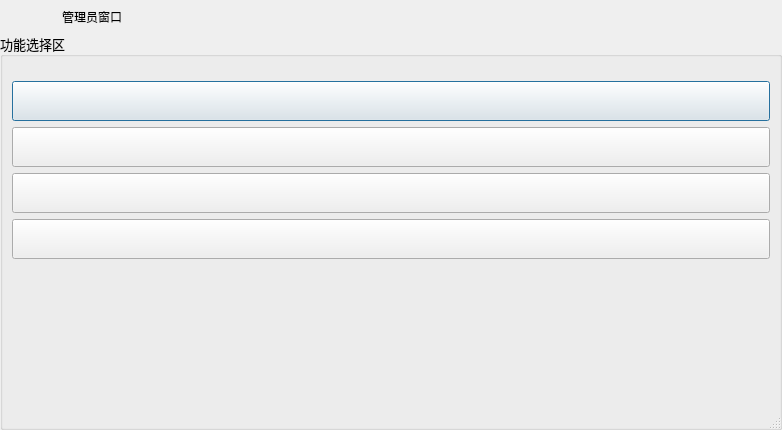
<?xml version="1.0" encoding="UTF-8"?>
<ui version="4.0">
 <class>AdminerDialog</class>
 <widget class="QDialog" name="AdminerDialog">
  <property name="geometry">
   <rect>
    <x>0</x>
    <y>0</y>
    <width>782</width>
    <height>430</height>
   </rect>
  </property>
  <property name="windowTitle">
   <string>系统管理员窗口</string>
  </property>
  <property name="sizeGripEnabled">
   <bool>true</bool>
  </property>
  <layout class="QVBoxLayout" name="verticalLayout">
   <property name="spacing">
    <number>0</number>
   </property>
   <property name="leftMargin">
    <number>0</number>
   </property>
   <property name="topMargin">
    <number>0</number>
   </property>
   <property name="rightMargin">
    <number>0</number>
   </property>
   <property name="bottomMargin">
    <number>0</number>
   </property>
   <item>
    <widget class="QWidget" name="widget_title" native="true">
     <property name="sizePolicy">
      <sizepolicy hsizetype="Preferred" vsizetype="Fixed">
       <horstretch>0</horstretch>
       <verstretch>0</verstretch>
      </sizepolicy>
     </property>
     <property name="minimumSize">
      <size>
       <width>100</width>
       <height>33</height>
      </size>
     </property>
     <layout class="QHBoxLayout" name="horizontalLayout_2">
      <property name="spacing">
       <number>0</number>
      </property>
      <property name="leftMargin">
       <number>0</number>
      </property>
      <property name="topMargin">
       <number>0</number>
      </property>
      <property name="rightMargin">
       <number>0</number>
      </property>
      <property name="bottomMargin">
       <number>0</number>
      </property>
      <item>
       <widget class="QPushButton" name="btn_Icon">
        <property name="enabled">
         <bool>false</bool>
        </property>
        <property name="font">
         <font>
          <pointsize>15</pointsize>
         </font>
        </property>
        <property name="focusPolicy">
         <enum>Qt::NoFocus</enum>
        </property>
        <property name="text">
         <string/>
        </property>
        <property name="flat">
         <bool>true</bool>
        </property>
       </widget>
      </item>
      <item>
       <widget class="QLabel" name="lab_Title">
        <property name="sizePolicy">
         <sizepolicy hsizetype="Expanding" vsizetype="Preferred">
          <horstretch>0</horstretch>
          <verstretch>0</verstretch>
         </sizepolicy>
        </property>
        <property name="styleSheet">
         <string notr="true">font: 10pt &quot;微软雅黑&quot;;</string>
        </property>
        <property name="text">
         <string>管理员窗口</string>
        </property>
        <property name="alignment">
         <set>Qt::AlignLeading|Qt::AlignLeft|Qt::AlignVCenter</set>
        </property>
       </widget>
      </item>
      <item>
       <widget class="QWidget" name="widget_menu" native="true">
        <property name="sizePolicy">
         <sizepolicy hsizetype="Minimum" vsizetype="Preferred">
          <horstretch>0</horstretch>
          <verstretch>0</verstretch>
         </sizepolicy>
        </property>
        <property name="layoutDirection">
         <enum>Qt::RightToLeft</enum>
        </property>
        <layout class="QHBoxLayout" name="horizontalLayout">
         <property name="spacing">
          <number>0</number>
         </property>
         <property name="leftMargin">
          <number>0</number>
         </property>
         <property name="topMargin">
          <number>0</number>
         </property>
         <property name="rightMargin">
          <number>0</number>
         </property>
         <property name="bottomMargin">
          <number>0</number>
         </property>
         <item>
          <widget class="QPushButton" name="btnMenu_Close">
           <property name="sizePolicy">
            <sizepolicy hsizetype="Minimum" vsizetype="Expanding">
             <horstretch>0</horstretch>
             <verstretch>0</verstretch>
            </sizepolicy>
           </property>
           <property name="minimumSize">
            <size>
             <width>40</width>
             <height>0</height>
            </size>
           </property>
           <property name="font">
            <font>
             <pointsize>10</pointsize>
            </font>
           </property>
           <property name="cursor">
            <cursorShape>ArrowCursor</cursorShape>
           </property>
           <property name="focusPolicy">
            <enum>Qt::NoFocus</enum>
           </property>
           <property name="toolTip">
            <string>关闭</string>
           </property>
           <property name="styleSheet">
            <string notr="true"/>
           </property>
           <property name="text">
            <string/>
           </property>
           <property name="flat">
            <bool>true</bool>
           </property>
          </widget>
         </item>
         <item>
          <widget class="QPushButton" name="btnMenu_Max">
           <property name="sizePolicy">
            <sizepolicy hsizetype="Minimum" vsizetype="Expanding">
             <horstretch>0</horstretch>
             <verstretch>0</verstretch>
            </sizepolicy>
           </property>
           <property name="minimumSize">
            <size>
             <width>31</width>
             <height>0</height>
            </size>
           </property>
           <property name="font">
            <font>
             <pointsize>10</pointsize>
            </font>
           </property>
           <property name="cursor">
            <cursorShape>ArrowCursor</cursorShape>
           </property>
           <property name="focusPolicy">
            <enum>Qt::NoFocus</enum>
           </property>
           <property name="toolTip">
            <string>最大化</string>
           </property>
           <property name="text">
            <string/>
           </property>
           <property name="flat">
            <bool>true</bool>
           </property>
          </widget>
         </item>
         <item>
          <widget class="QPushButton" name="btnMenu_Min">
           <property name="sizePolicy">
            <sizepolicy hsizetype="Minimum" vsizetype="Expanding">
             <horstretch>0</horstretch>
             <verstretch>0</verstretch>
            </sizepolicy>
           </property>
           <property name="minimumSize">
            <size>
             <width>31</width>
             <height>0</height>
            </size>
           </property>
           <property name="font">
            <font>
             <pointsize>10</pointsize>
            </font>
           </property>
           <property name="cursor">
            <cursorShape>ArrowCursor</cursorShape>
           </property>
           <property name="focusPolicy">
            <enum>Qt::NoFocus</enum>
           </property>
           <property name="toolTip">
            <string>最小化</string>
           </property>
           <property name="text">
            <string/>
           </property>
           <property name="flat">
            <bool>true</bool>
           </property>
          </widget>
         </item>
         <item>
          <widget class="QPushButton" name="btnMenu">
           <property name="sizePolicy">
            <sizepolicy hsizetype="Minimum" vsizetype="Expanding">
             <horstretch>0</horstretch>
             <verstretch>0</verstretch>
            </sizepolicy>
           </property>
           <property name="minimumSize">
            <size>
             <width>31</width>
             <height>0</height>
            </size>
           </property>
           <property name="font">
            <font>
             <pointsize>10</pointsize>
            </font>
           </property>
           <property name="cursor">
            <cursorShape>ArrowCursor</cursorShape>
           </property>
           <property name="focusPolicy">
            <enum>Qt::NoFocus</enum>
           </property>
           <property name="toolTip">
            <string>菜单</string>
           </property>
           <property name="layoutDirection">
            <enum>Qt::RightToLeft</enum>
           </property>
           <property name="text">
            <string/>
           </property>
           <property name="flat">
            <bool>true</bool>
           </property>
          </widget>
         </item>
        </layout>
       </widget>
      </item>
     </layout>
    </widget>
   </item>
   <item>
    <layout class="QHBoxLayout" name="h1">
     <item>
      <layout class="QVBoxLayout" name="verticalLayout_2">
       <item>
        <widget class="QGroupBox" name="groupBox">
         <property name="font">
          <font>
           <family>微软雅黑</family>
           <pointsize>10</pointsize>
          </font>
         </property>
         <property name="title">
          <string>功能选择区</string>
         </property>
         <layout class="QVBoxLayout" name="verticalLayout_4">
          <item>
           <layout class="QVBoxLayout" name="verticalLayout_3">
            <property name="topMargin">
             <number>15</number>
            </property>
            <item>
             <widget class="QPushButton" name="btnBook">
              <property name="minimumSize">
               <size>
                <width>40</width>
                <height>40</height>
               </size>
              </property>
              <property name="toolTip">
               <string>图书以及类型管理</string>
              </property>
              <property name="text">
               <string/>
              </property>
             </widget>
            </item>
            <item>
             <widget class="QPushButton" name="btnReader">
              <property name="minimumSize">
               <size>
                <width>40</width>
                <height>40</height>
               </size>
              </property>
              <property name="toolTip">
               <string>读者管理</string>
              </property>
              <property name="text">
               <string/>
              </property>
             </widget>
            </item>
            <item>
             <widget class="QPushButton" name="btnSearch">
              <property name="minimumSize">
               <size>
                <width>40</width>
                <height>40</height>
               </size>
              </property>
              <property name="toolTip">
               <string>图书查询</string>
              </property>
              <property name="text">
               <string/>
              </property>
             </widget>
            </item>
            <item>
             <widget class="QPushButton" name="btnSetting">
              <property name="minimumSize">
               <size>
                <width>40</width>
                <height>40</height>
               </size>
              </property>
              <property name="toolTip">
               <string>设置</string>
              </property>
              <property name="text">
               <string/>
              </property>
             </widget>
            </item>
            <item>
             <spacer name="verticalSpacer_2">
              <property name="orientation">
               <enum>Qt::Vertical</enum>
              </property>
              <property name="sizeHint" stdset="0">
               <size>
                <width>20</width>
                <height>40</height>
               </size>
              </property>
             </spacer>
            </item>
           </layout>
          </item>
         </layout>
        </widget>
       </item>
      </layout>
     </item>
    </layout>
   </item>
  </layout>
 </widget>
 <resources/>
 <connections/>
</ui>
